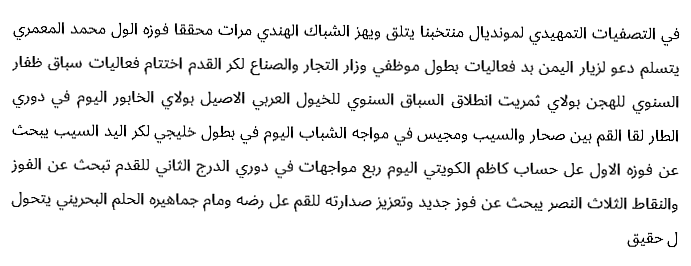
#> input picture src/test/capr14.jpg, 691 x 266 px
$ python -i preprocessing.py   (imports and definitions only)
#> lines starting #> are read from the running program, lines starting #| are printed output that depends on the picture; after the words box and inside, x2 and y2 are one past the last pixel; in counts of white or black regions, pixels touching at a corner belong together
#> further down, picture is the input picture: shape (266, 691, 3); min 0, max 255, mean 239.7
import numpy as np
import cv2 as cv
from scipy.ndimage import interpolation as inter
from PIL import Image as im


def binary_otsus(image, filter:int=1):
    """Binarize an image 0's and 255's using Otsu's Binarization"""
#> called with filter = 1

    if len(image.shape) == 3:
        gray_img = cv.cvtColor(image, cv.COLOR_BGR2GRAY)
    else:
        gray_img = image

    # Otsus Binarization
    if filter != 0:
        blur = cv.GaussianBlur(gray_img, (3,3), 0)
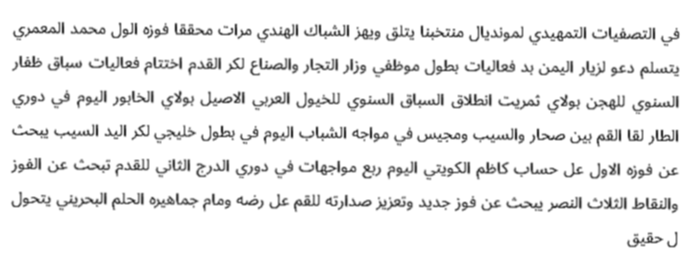
#> blur: shape (266, 691); min 37, max 255, mean 239.7
        binary_img = cv.threshold(blur, 0, 255, cv.THRESH_BINARY+cv.THRESH_OTSU)[1]
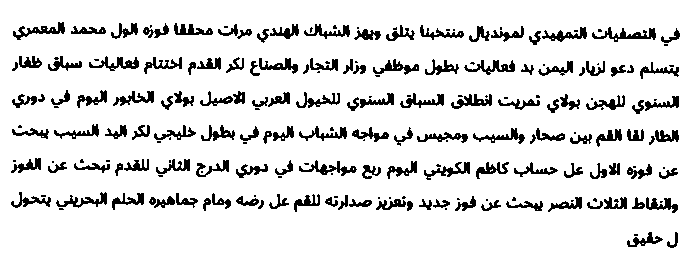
#> binary_img: shape (266, 691); 88.6% white; 203 black regions (68 under 20 px), largest, box (x1, y1, x2, y2) and area: (592, 27, 656, 42) 358, (13, 22, 65, 40) 317, (299, 160, 357, 176) 313
    else:
        binary_img = cv.threshold(gray_img, 0, 255, cv.THRESH_BINARY+cv.THRESH_OTSU)[1]

    # Morphological Opening
    # kernel = np.ones((3,3),np.uint8)
    # clean_img = cv.morphologyEx(binary_img, cv.MORPH_OPEN, kernel)

    return binary_img


# [53 lines left out: functions find_score, deskew, vexpand, hexpand, not called in this run]

def valid(row, col, vis, word):
    return (row < vis.shape[0] and col < vis.shape[1] and row >= 0 and col >=0 and vis[row][col] == 0 and word[row][col] > 0)

# [9 lines left out: function dfs, not called in this run]

>>> import cv2
>>> picture = cv2.imread('test/capr14.jpg')
>>> result = binary_otsus(picture)

$ run again, on src/test/capr12.png
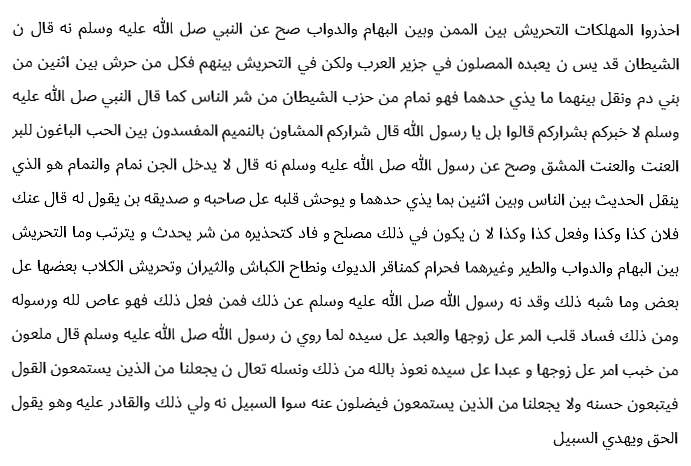
#> input picture src/test/capr12.png, 691 x 466 px
#> picture is the input picture: shape (466, 691, 3); min 0, max 255, mean 238.5
#> in binary_otsus, `blur = cv.GaussianBlur(gray_img, (3,3), 0)`:
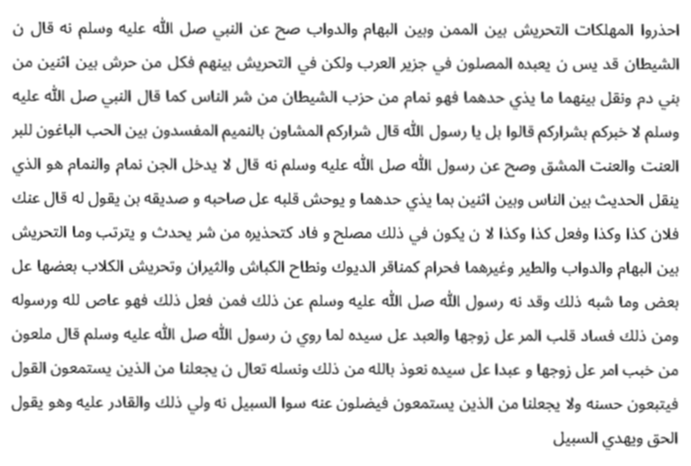
#> blur: shape (466, 691); min 30, max 255, mean 238.5
#> in binary_otsus, `binary_img = cv.threshold(blur, 0, 255, cv.THRESH_BINARY+cv.THRESH_OTS..`:
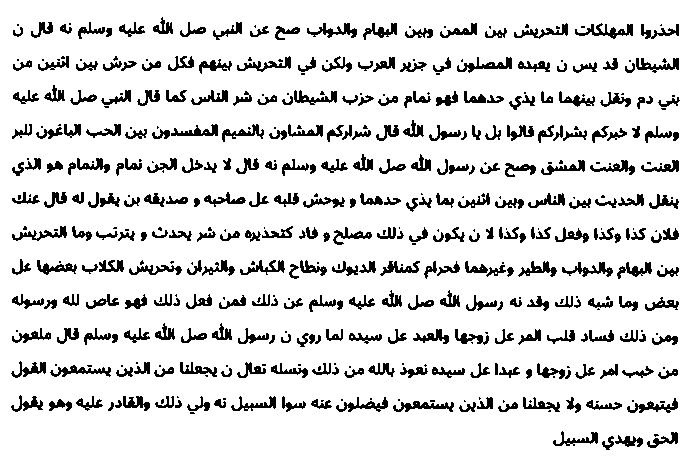
#> binary_img: shape (466, 691); 87.6% white; 466 black regions (155 under 20 px), largest, box (x1, y1, x2, y2) and area: (575, 23, 633, 39) 352, (457, 57, 512, 73) 323, (393, 401, 454, 412) 315
